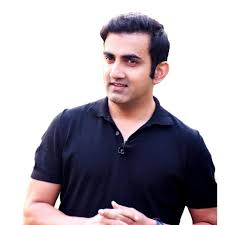
#> input picture Day6(image to sketch converter)/gg.jpg, 225 x 225 px, found by its file name
$ python main.py
#> lines starting #> are read from the running program, lines starting #| are printed output that depends on the picture
import numpy as np
import imageio.v2 as imageio  # Use v2 as per the warning
import scipy.ndimage
import cv2

img = "E:/sadow/python projects/IMG to SKCH Convater/gg.jpg"  # the image file

def rgb2gray(rgb):
    return np.dot(rgb[...,:3], [0.2989, 0.5870, 0.1140])  # Convert image to grayscale

def dodge(front, back):
    final_sketch = front * 255 / (255 - back)
    # If any pixel value is greater than 255, cap it at 255
    final_sketch[final_sketch > 255] = 255
    final_sketch[back == 255] = 255
    return final_sketch.astype('uint8')  # Convert to 8-bit unsigned integer

ss = imageio.imread(img)  # Read the image
#> ss is the input picture: shape (225, 225, 3); mean R, G, B 168.4, 160.8, 168.6
gray = rgb2gray(ss)  # Convert image to grayscale
#> in rgb2gray, `return np.dot(rgb[...,:3], [0.2989, 0.5870, 0.1140])`:
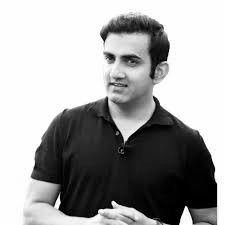
#> returned value: shape (225, 225) float64; min 0, max 255, mean 164

i = 255 - gray  # Invert grayscale image
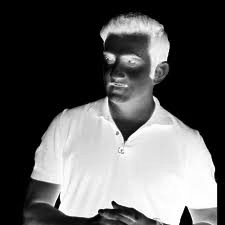
#> i: shape (225, 225) float64; min 0.0255, max 255, mean 91

# Apply Gaussian blur using the correct module
blur = scipy.ndimage.gaussian_filter(i, sigma=15)
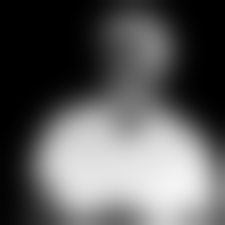
#> blur: shape (225, 225) float64; min 0.0255, max 243.7, mean 91

r = dodge(blur, gray)  # Create the sketch effect by blending the blurred image with the grayscale
#> in dodge, `final_sketch = front * 255 / (255 - back)`:
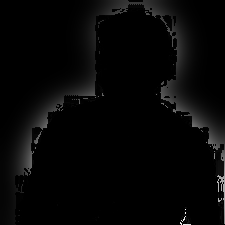
#> final_sketch: shape (225, 225) float64; min 47.97, max 1989520.8, mean 50894.1; drawn with min black and max white
#> in dodge, `final_sketch[final_sketch > 255] = 255`:
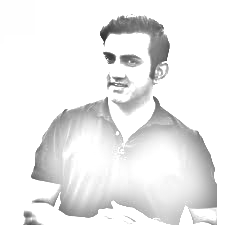
#> final_sketch: shape (225, 225) float64; min 47.97, max 255, mean 235.3

cv2.imwrite('GG-sketch.jpg',r)
